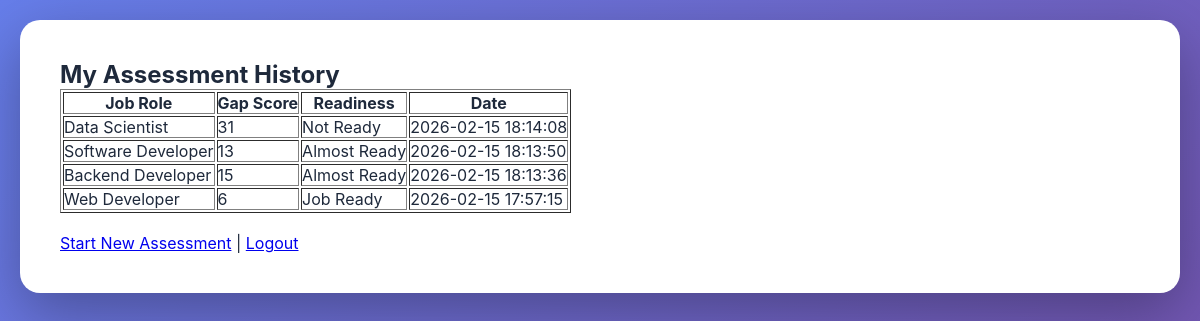
/dashboard (signed in), run on the app's committed database.
### tables this page shows
CREATE TABLE assessments (
            id INTEGER PRIMARY KEY AUTOINCREMENT,
            user_id INTEGER,
            job_role TEXT,
            total_gap INTEGER,
            readiness TEXT,
            created_at TEXT,
            FOREIGN KEY (user_id) REFERENCES users(id)
        );

### app.py (the view)
@app.route('/dashboard')
def dashboard():
    if 'user_id' not in session:
        return redirect(url_for('login'))
    conn = sqlite3.connect("hiremind.db")
    cursor = conn.cursor()
    cursor.execute("""
        SELECT id, job_role, total_gap, readiness, created_at
        FROM assessments
        WHERE user_id = ?
        ORDER BY created_at DESC
    """, (session['user_id'],))
    assessments = cursor.fetchall()
    conn.close()
    return render_template('dashboard.html', assessments=assessments)

### templates/dashboard.html (shortened to what this page needs)
<!DOCTYPE html>
<html>
<head>
    <link rel="stylesheet" href="{{ url_for('static', filename='style.css') }}">
</head>
<body>
<div class="container">
    <h2>My Assessment History</h2>
    {% if assessments %}
    <table border="1" cellpadding="8">
        <tr>
            <th>Job Role</th>
            <th>Gap Score</th>
            <th>Readiness</th>
            <th>Date</th>
        </tr>
        {% for a in assessments %}
        <tr>
            <td>{{ a[1] }}</td>
            <td>{{ a[2] }}</td>
            <td>{{ a[3] }}</td>
            <td>{{ a[4] }}</td>
        </tr>
        {% endfor %}
    </table>
    {% else %}
    <p>No assessments yet.</p>
    {% endif %}
    <br>
    <a href="/">Start New Assessment</a> |
    <a href="/logout">Logout</a>
</div>
</body>
</html>

### static/style.css (style rules this page uses)
* { margin: 0; padding: 0; box-sizing: border-box; }
body { font-family: -apple-system, BlinkMacSystemFont, 'Segoe UI', 'Roboto', 'Oxygen', 'Ubuntu', 'Cantarell', sans-serif; background: linear-gradient(135deg, #667eea 0%, #764ba2 100%); min-height: 100vh; padding: 20px; color: #1e293b; }
.container { max-width: 1200px; margin: 0 auto; background: #ffffff; padding: 40px; border-radius: 20px; box-shadow: 0 20px 60px rgba(0, 0, 0, 0.3); animation: slideIn 0.6s ease-out; }

### data on the page
assessments: job_role "Data Scientist", total_gap "31", readiness "Not Ready", created_at "2026-02-15 18:14:08"
assessments: job_role "Software Developer", total_gap "13", readiness "Almost Ready", created_at "2026-02-15 18:13:50"
assessments: job_role "Backend Developer", total_gap "15", readiness "Almost Ready", created_at "2026-02-15 18:13:36"
assessments: job_role "Web Developer", total_gap "6", readiness "Job Ready", created_at "2026-02-15 17:57:15"
